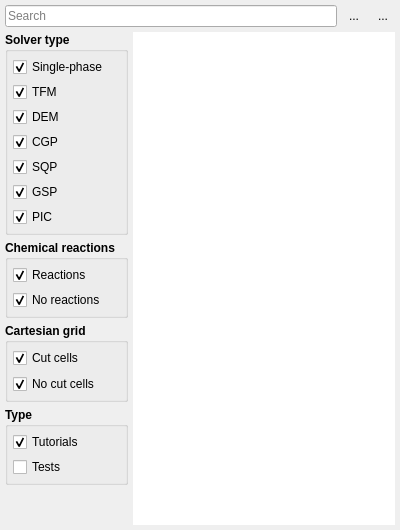
<?xml version="1.0" encoding="UTF-8"?>
<ui version="4.0">
 <class>new</class>
 <widget class="QWidget" name="new">
  <property name="geometry">
   <rect>
    <x>0</x>
    <y>0</y>
    <width>400</width>
    <height>530</height>
   </rect>
  </property>
  <property name="windowTitle">
   <string>Form</string>
  </property>
  <layout class="QGridLayout" name="gridLayout" columnstretch="0,1,0,0">
   <property name="leftMargin">
    <number>5</number>
   </property>
   <property name="topMargin">
    <number>5</number>
   </property>
   <property name="rightMargin">
    <number>5</number>
   </property>
   <property name="bottomMargin">
    <number>5</number>
   </property>
   <property name="spacing">
    <number>5</number>
   </property>
   <item row="0" column="0" colspan="2">
    <widget class="QLineEdit" name="search_bar">
     <property name="toolTip">
      <string>Search available tutorials and tests by name</string>
     </property>
     <property name="placeholderText">
      <string>Search</string>
     </property>
    </widget>
   </item>
   <item row="6" column="0">
    <widget class="QGroupBox" name="groupbox_type">
     <property name="font">
      <font>
       <weight>75</weight>
       <bold>true</bold>
      </font>
     </property>
     <property name="title">
      <string>Type</string>
     </property>
     <property name="flat">
      <bool>true</bool>
     </property>
     <layout class="QGridLayout" name="gridLayout_2">
      <property name="leftMargin">
       <number>5</number>
      </property>
      <property name="topMargin">
       <number>5</number>
      </property>
      <property name="rightMargin">
       <number>5</number>
      </property>
      <property name="bottomMargin">
       <number>5</number>
      </property>
      <property name="spacing">
       <number>5</number>
      </property>
      <item row="1" column="0">
       <widget class="QCheckBox" name="checkbox_tests">
        <property name="font">
         <font>
          <weight>50</weight>
          <bold>false</bold>
         </font>
        </property>
        <property name="text">
         <string>Tests</string>
        </property>
       </widget>
      </item>
      <item row="0" column="0">
       <widget class="QCheckBox" name="checkbox_tutorials">
        <property name="font">
         <font>
          <weight>50</weight>
          <bold>false</bold>
         </font>
        </property>
        <property name="text">
         <string>Tutorials</string>
        </property>
        <property name="checked">
         <bool>true</bool>
        </property>
       </widget>
      </item>
     </layout>
    </widget>
   </item>
   <item row="0" column="3">
    <widget class="QToolButton" name="tile_button">
     <property name="toolTip">
      <string>View as grid</string>
     </property>
     <property name="text">
      <string>...</string>
     </property>
     <property name="icon">
      <iconset>
       <normaloff>../images/tile.svg</normaloff>../images/tile.svg</iconset>
     </property>
     <property name="checkable">
      <bool>true</bool>
     </property>
     <property name="autoRaise">
      <bool>true</bool>
     </property>
    </widget>
   </item>
   <item row="1" column="0" rowspan="3">
    <widget class="QGroupBox" name="groupbox_solver">
     <property name="font">
      <font>
       <weight>75</weight>
       <bold>true</bold>
      </font>
     </property>
     <property name="title">
      <string>Solver type</string>
     </property>
     <property name="flat">
      <bool>true</bool>
     </property>
     <property name="checkable">
      <bool>false</bool>
     </property>
     <layout class="QVBoxLayout" name="verticalLayout">
      <property name="spacing">
       <number>5</number>
      </property>
      <property name="leftMargin">
       <number>5</number>
      </property>
      <property name="topMargin">
       <number>5</number>
      </property>
      <property name="rightMargin">
       <number>5</number>
      </property>
      <property name="bottomMargin">
       <number>5</number>
      </property>
      <item>
       <widget class="QCheckBox" name="checkbox_single">
        <property name="font">
         <font>
          <weight>50</weight>
          <bold>false</bold>
         </font>
        </property>
        <property name="toolTip">
         <string>Single-phase (pure granular flow)</string>
        </property>
        <property name="text">
         <string>Single-phase</string>
        </property>
        <property name="icon">
         <iconset>
          <normaloff>../images/single.svg</normaloff>../images/single.svg</iconset>
        </property>
        <property name="checked">
         <bool>true</bool>
        </property>
       </widget>
      </item>
      <item>
       <widget class="QCheckBox" name="checkbox_tfm">
        <property name="font">
         <font>
          <weight>50</weight>
          <bold>false</bold>
         </font>
        </property>
        <property name="toolTip">
         <string>Two-fluid model</string>
        </property>
        <property name="text">
         <string>TFM</string>
        </property>
        <property name="icon">
         <iconset>
          <normaloff>../images/tfm.svg</normaloff>../images/tfm.svg</iconset>
        </property>
        <property name="checked">
         <bool>true</bool>
        </property>
       </widget>
      </item>
      <item>
       <widget class="QCheckBox" name="checkbox_dem">
        <property name="font">
         <font>
          <weight>50</weight>
          <bold>false</bold>
         </font>
        </property>
        <property name="toolTip">
         <string>Discrete element model</string>
        </property>
        <property name="text">
         <string>DEM</string>
        </property>
        <property name="icon">
         <iconset>
          <normaloff>../images/dem.svg</normaloff>../images/dem.svg</iconset>
        </property>
        <property name="checked">
         <bool>true</bool>
        </property>
       </widget>
      </item>
      <item>
       <widget class="QCheckBox" name="checkbox_cgp">
        <property name="font">
         <font>
          <weight>50</weight>
          <bold>false</bold>
         </font>
        </property>
        <property name="toolTip">
         <string>Coarse-grained particle DEM</string>
        </property>
        <property name="text">
         <string>CGP</string>
        </property>
        <property name="icon">
         <iconset>
          <normaloff>../images/cgp.svg</normaloff>../images/cgp.svg</iconset>
        </property>
        <property name="checked">
         <bool>true</bool>
        </property>
       </widget>
      </item>
      <item>
       <widget class="QCheckBox" name="checkbox_sqp">
        <property name="font">
         <font>
          <weight>50</weight>
          <bold>false</bold>
         </font>
        </property>
        <property name="toolTip">
         <string>Superquadric particle DEM</string>
        </property>
        <property name="text">
         <string>SQP</string>
        </property>
        <property name="icon">
         <iconset>
          <normaloff>../images/sqp.svg</normaloff>../images/sqp.svg</iconset>
        </property>
        <property name="checked">
         <bool>true</bool>
        </property>
       </widget>
      </item>
      <item>
       <widget class="QCheckBox" name="checkbox_gsp">
        <property name="font">
         <font>
          <weight>50</weight>
          <bold>false</bold>
         </font>
        </property>
        <property name="toolTip">
         <string>Glued-sphere particle DEM</string>
        </property>
        <property name="text">
         <string>GSP</string>
        </property>
        <property name="icon">
         <iconset>
          <normalon>../images/gsp.svg</normalon>
         </iconset>
        </property>
        <property name="checked">
         <bool>true</bool>
        </property>
       </widget>
      </item>
      <item>
       <widget class="QCheckBox" name="checkbox_pic">
        <property name="font">
         <font>
          <weight>50</weight>
          <bold>false</bold>
         </font>
        </property>
        <property name="toolTip">
         <string>Particle-in-cell model</string>
        </property>
        <property name="text">
         <string>PIC</string>
        </property>
        <property name="icon">
         <iconset>
          <normaloff>../images/pic.svg</normaloff>../images/pic.svg</iconset>
        </property>
        <property name="checked">
         <bool>true</bool>
        </property>
       </widget>
      </item>
     </layout>
    </widget>
   </item>
   <item row="4" column="0">
    <widget class="QGroupBox" name="groupbox_chemistry">
     <property name="font">
      <font>
       <weight>75</weight>
       <bold>true</bold>
      </font>
     </property>
     <property name="title">
      <string>Chemical reactions</string>
     </property>
     <property name="flat">
      <bool>true</bool>
     </property>
     <layout class="QGridLayout" name="gridLayout_3">
      <property name="leftMargin">
       <number>5</number>
      </property>
      <property name="topMargin">
       <number>5</number>
      </property>
      <property name="rightMargin">
       <number>5</number>
      </property>
      <property name="bottomMargin">
       <number>5</number>
      </property>
      <property name="spacing">
       <number>5</number>
      </property>
      <item row="0" column="0">
       <widget class="QCheckBox" name="checkbox_reactions">
        <property name="font">
         <font>
          <weight>50</weight>
          <bold>false</bold>
         </font>
        </property>
        <property name="text">
         <string>Reactions</string>
        </property>
        <property name="icon">
         <iconset>
          <normaloff>../images/chemistry.svg</normaloff>../images/chemistry.svg</iconset>
        </property>
        <property name="checked">
         <bool>true</bool>
        </property>
        <property name="tristate">
         <bool>false</bool>
        </property>
       </widget>
      </item>
      <item row="1" column="0">
       <widget class="QCheckBox" name="checkbox_no_reactions">
        <property name="font">
         <font>
          <weight>50</weight>
          <bold>false</bold>
         </font>
        </property>
        <property name="text">
         <string>No reactions</string>
        </property>
        <property name="icon">
         <iconset>
          <normaloff>../images/blank.svg</normaloff>../images/blank.svg</iconset>
        </property>
        <property name="checked">
         <bool>true</bool>
        </property>
        <property name="tristate">
         <bool>false</bool>
        </property>
       </widget>
      </item>
     </layout>
    </widget>
   </item>
   <item row="5" column="0">
    <widget class="QGroupBox" name="groupbox_cut_cell">
     <property name="font">
      <font>
       <weight>75</weight>
       <bold>true</bold>
      </font>
     </property>
     <property name="title">
      <string>Cartesian grid</string>
     </property>
     <property name="flat">
      <bool>true</bool>
     </property>
     <layout class="QGridLayout" name="gridLayout_4">
      <property name="leftMargin">
       <number>5</number>
      </property>
      <property name="topMargin">
       <number>5</number>
      </property>
      <property name="rightMargin">
       <number>5</number>
      </property>
      <property name="bottomMargin">
       <number>5</number>
      </property>
      <item row="0" column="0">
       <widget class="QCheckBox" name="checkbox_cut_cell">
        <property name="font">
         <font>
          <weight>50</weight>
          <bold>false</bold>
         </font>
        </property>
        <property name="text">
         <string>Cut cells</string>
        </property>
        <property name="icon">
         <iconset>
          <normaloff>../images/geometry.svg</normaloff>../images/geometry.svg</iconset>
        </property>
        <property name="checked">
         <bool>true</bool>
        </property>
        <property name="tristate">
         <bool>false</bool>
        </property>
       </widget>
      </item>
      <item row="1" column="0">
       <widget class="QCheckBox" name="checkbox_no_cut_cell">
        <property name="font">
         <font>
          <weight>50</weight>
          <bold>false</bold>
         </font>
        </property>
        <property name="text">
         <string>No cut cells</string>
        </property>
        <property name="icon">
         <iconset>
          <normaloff>../images/blank.svg</normaloff>../images/blank.svg</iconset>
        </property>
        <property name="checked">
         <bool>true</bool>
        </property>
        <property name="tristate">
         <bool>false</bool>
        </property>
       </widget>
      </item>
     </layout>
    </widget>
   </item>
   <item row="0" column="2">
    <widget class="QToolButton" name="list_button">
     <property name="toolTip">
      <string>View as list</string>
     </property>
     <property name="text">
      <string>...</string>
     </property>
     <property name="icon">
      <iconset>
       <normaloff>../images/list.svg</normaloff>../images/list.svg</iconset>
     </property>
     <property name="checkable">
      <bool>true</bool>
     </property>
     <property name="autoRaise">
      <bool>true</bool>
     </property>
    </widget>
   </item>
   <item row="7" column="0">
    <spacer name="verticalSpacer">
     <property name="orientation">
      <enum>Qt::Vertical</enum>
     </property>
     <property name="sizeHint" stdset="0">
      <size>
       <width>20</width>
       <height>40</height>
      </size>
     </property>
    </spacer>
   </item>
   <item row="1" column="1" rowspan="7" colspan="3">
    <widget class="QListWidget" name="template_list">
     <property name="frameShape">
      <enum>QFrame::NoFrame</enum>
     </property>
     <property name="frameShadow">
      <enum>QFrame::Plain</enum>
     </property>
     <property name="iconSize">
      <size>
       <width>128</width>
       <height>128</height>
      </size>
     </property>
     <property name="textElideMode">
      <enum>Qt::ElideRight</enum>
     </property>
     <property name="resizeMode">
      <enum>QListView::Adjust</enum>
     </property>
     <property name="uniformItemSizes">
      <bool>true</bool>
     </property>
     <property name="wordWrap">
      <bool>false</bool>
     </property>
    </widget>
   </item>
  </layout>
 </widget>
 <tabstops>
  <tabstop>search_bar</tabstop>
  <tabstop>list_button</tabstop>
  <tabstop>tile_button</tabstop>
  <tabstop>template_list</tabstop>
  <tabstop>checkbox_single</tabstop>
  <tabstop>checkbox_tfm</tabstop>
  <tabstop>checkbox_dem</tabstop>
  <tabstop>checkbox_cgp</tabstop>
  <tabstop>checkbox_sqp</tabstop>
  <tabstop>checkbox_gsp</tabstop>
  <tabstop>checkbox_pic</tabstop>
  <tabstop>checkbox_reactions</tabstop>
  <tabstop>checkbox_no_reactions</tabstop>
  <tabstop>checkbox_cut_cell</tabstop>
  <tabstop>checkbox_no_cut_cell</tabstop>
  <tabstop>checkbox_tutorials</tabstop>
  <tabstop>checkbox_tests</tabstop>
 </tabstops>
 <resources/>
 <connections/>
</ui>
